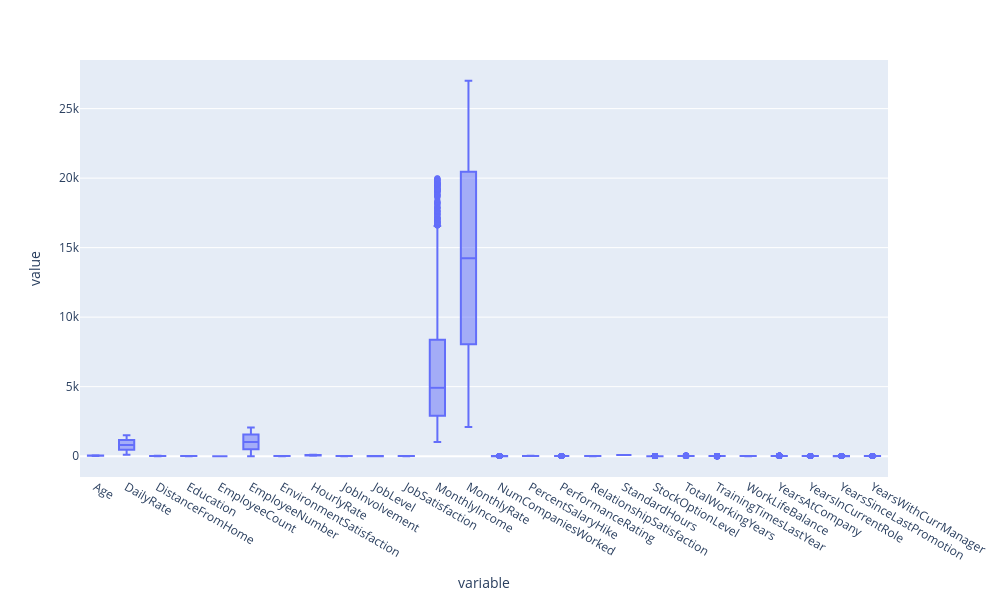

Notebook cell for this chart:
### Code cell
#Visualisation to see distributions on the on varous columns and detect outliers
fig = px.box(data_frame=df.select_dtypes(include=np.number),orientation="v")
fig.update_layout(
    width=1000,  # Set the width in inches
    height=600   # Set the height in inches
)

### Figure 1 — Plotly figure (JSON) as saved in the notebook; plotly's stock layout.template omitted (floating-point values rounded to 4 significant figures; data arrays with more than 128 entries replaced by an {"elided": "..."} marker saying what was removed)
{"data": [{"alignmentgroup": "True", "hovertemplate": "variable=%{x}<br>value=%{y}<extra></extra>", "legendgroup": "", "marker": {"color": "#636efa"}, "name": "", "notched": false, "offsetgroup": "", "orientation": "v", "showlegend": false, "type": "box", "x": {"elided": "38220 str values"}, "x0": " ", "xaxis": "x", "y": {"elided": "38220 int values"}, "y0": " ", "yaxis": "y"}], "layout": {"boxmode": "group", "height": 600, "legend": {"tracegroupgap": 0}, "margin": {"t": 60}, "width": 1000, "xaxis": {"anchor": "y", "domain": [0, 1], "title": {"text": "variable"}}, "yaxis": {"anchor": "x", "domain": [0, 1], "title": {"text": "value"}}}}
